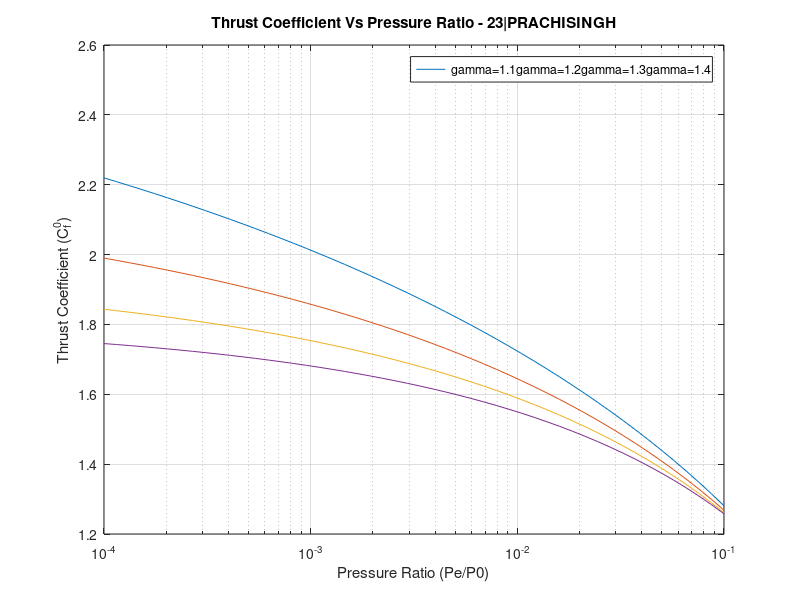
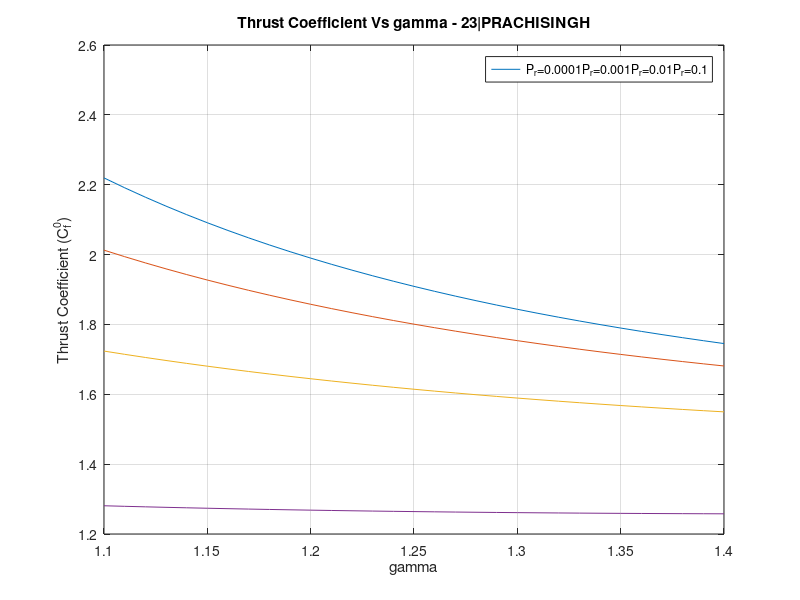

MATLAB code for these plots, in order:
%% Initialization

Pr=logspace(-4,-1);

P=[1e-4,1e-3,1e-2,1e-1];

g=[1.1,1.2,1.3,1.4];

gx=1.1:0.01:1.4;

%% Function

Cf=@(a,b) sqrt(2).*a.*(2./(a+1)).^((a+1)./2./(a-1))*1./sqrt(a-1).*sqrt(1-b.^((a-1)./a));


%% Plotting
figure();
semilogx(Pr,Cf(g(1),Pr));
hold on
for i=2:length(g)
    semilogx(Pr,Cf(g(i),Pr));
end
hold off
grid on;
legend(["\gamma=1.1","\gamma=1.2","\gamma=1.3","\gamma=1.4"]);
xlabel("Pressure Ratio (Pe/P0)");
ylabel("Thrust Coefficient (C_f^0)");
title("Thrust Coefficient Vs Pressure Ratio - 23|PRACHISINGH");


figure();
plot(gx,Cf(gx,P(1)));
hold on
for i=2:length(P)
    plot(gx,Cf(gx,P(i)));
end
hold off
grid on;
legend(["P_r=0.0001","P_r=0.001","P_r=0.01","P_r=0.1"]);
xlabel("\gamma");
ylabel("Thrust Coefficient (C_f^0)");
title("Thrust Coefficient Vs \gamma - 23|PRACHISINGH");